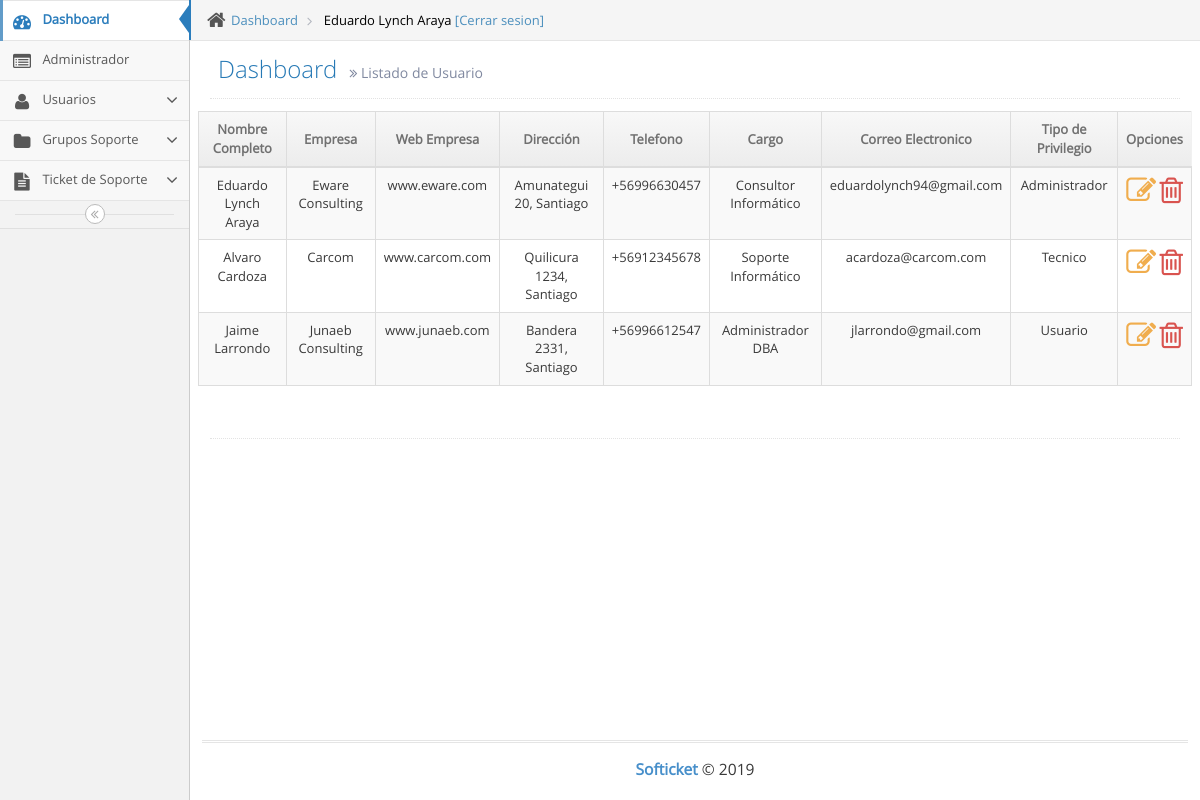
The page /Dashboard/usuarios_administrar.php (signed in) on the database its author committed.
### tables this page shows
CREATE TABLE usuarios (
    user_id INT NOT NULL AUTO_INCREMENT,
    user_nombre VARCHAR(50),
    user_correo VARCHAR(255),
    user_password VARCHAR(255),
    user_empresa VARCHAR(50),
    user_direccion VARCHAR(50),
    user_telefono VARCHAR(15),
    user_web_empresa VARCHAR(50),
    user_cargo VARCHAR(50),
    priv_id INT,
    PRIMARY KEY (user_id)
);

CREATE TABLE privilegios (
priv_id INT,
priv_titulo VARCHAR(50),
priv_descripcion VARCHAR(50),
PRIMARY KEY (priv_id)
);

### Dashboard/usuarios_administrar.php (the view, shortened to what this page needs)
<?php
$link = Conectarse('ticket');
$usuarios = "SELECT * FROM tickets.usuarios u
inner join tickets.privilegios p
on u.priv_id = p.priv_id;";
$lista_usuarios = mysqli_query($link, $usuarios);
include_once 'menu/header.php';
?>
<div class="page-header">
    <h1>
        Dashboard
        <small>
            <i class="ace-icon fa fa-angle-double-right"></i>
            Listado de Usuario
        </small>
    </h1>
</div>
<div class="row">
    <div class="col-xs-12">
        <div class="row">
            <div class="card">
                <div class="card-body">
                    <div id="table" class="table-editable">
                        <table class="table table-bordered table-responsive-md table-striped text-center">
                            <thead>
                                <tr>
                                    <th class="text-center">Nombre Completo</th>
                                    <th class="text-center">Empresa</th>
                                    <th class="text-center">Web Empresa</th>
                                    <th class="text-center">Dirección</th>
                                    <th class="text-center">Telefono</th>
                                    <th class="text-center">Cargo</th>
                                    <th class="text-center">Correo Electronico</th>
                                    <th class="text-center">Tipo de Privilegio</th>
                                    <th class="text-center">Opciones</th>
                                </tr>
                            </thead>
                            <tbody>
                                <?php
                                if ($lista_usuarios) {
                                    while ($row = $lista_usuarios->fetch_assoc()) {
                                        ?>
                                        <tr>
                                            <td class="pt-3-half">
                                                <?php echo $row['user_nombre']; ?>
                                            </td>
                                            <td class="pt-3-half">
                                                <?php echo $row['user_empresa']; ?>
                                            </td>
                                            <td class="pt-3-half">
                                                <?php echo $row['user_web_empresa']; ?>
                                            </td>
                                            <td class="pt-3-half">
                                                <?php echo $row['user_direccion']; ?>
                                            </td>
                                            <td class="pt-3-half">
                                                <?php echo $row['user_telefono']; ?>
                                            </td>
                                            <td class="pt-3-half">
                                                <?php echo $row['user_cargo']; ?>
                                            </td>
                                            <td class="pt-3-half">
                                                <?php echo $row['user_correo']; ?>
                                            </td>
                                            <td class="pt-3-half">
                                                <?php echo $row['priv_titulo']; ?>
                                            </td>
                                            </td>
                                            <td>
                                                <a href="usuarios_editar.php?id=<?php echo $row['user_id']; ?>">
                                                    <i class="ace-icon fa fa-pencil-square-o bigger-230" style="color:#f0ad4e"> </i>
                                                </a>
                                                <a href="usuarios_eliminar.php?id=<?php echo $row['user_id']; ?>">
                                                    <i class="ace-icon fa fa-trash-o bigger-230" style="color:#d9534f"> </i>
                                                </a>
                                            <?php
                                        }
                                    }
                                    ?>
                                </tr>
                            </tbody>
                        </table>
                    </div>
                </div>
            </div>
        </div>
        <div class="hr hr32 hr-dotted"></div>
    </div>
</div>
<?php
include_once 'menu/footer.php';
?>

### rows shown on the page
usuarios: user_nombre "Eduardo Lynch Araya", user_empresa "Eware Consulting", user_web_empresa "www.eware.com", user_direccion "Amunategui 20, Santiago", user_telefono "+56996630457", user_cargo "Consultor Informático", user_correo "eduardolynch94@gmail.com", priv.priv_titulo "Administrador"
usuarios: user_nombre "Alvaro Cardoza", user_empresa "Carcom", user_web_empresa "www.carcom.com", user_direccion "Quilicura 1234, Santiago", user_telefono "+56912345678", user_cargo "Soporte Informático", user_correo "acardoza@carcom.com", priv.priv_titulo "Tecnico"
usuarios: user_nombre "Jaime Larrondo", user_empresa "Junaeb Consulting", user_web_empresa "www.junaeb.com", user_direccion "Bandera 2331, Santiago", user_telefono "+56996612547", user_cargo "Administrador DBA", user_correo "jlarrondo@gmail.com", priv.priv_titulo "Usuario"

### other values the page prints
$_COOKIE['user_nombre'] "Eduardo Lynch Araya"
